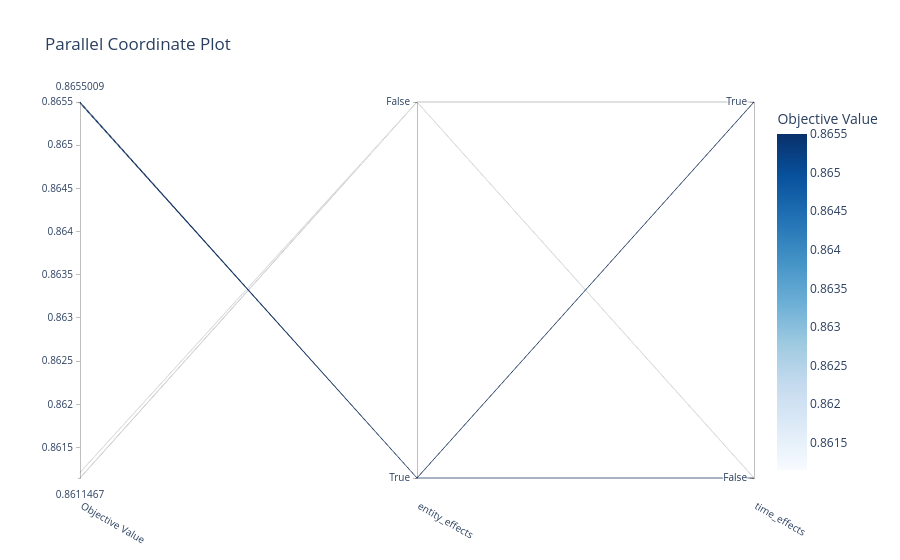

This figure's notebook cell:
### Code cell
optuna.visualization.plot_parallel_coordinate(study)

### Figure 1 — Plotly figure (JSON) as saved in the notebook; plotly's stock layout.template omitted (floating-point values rounded to 4 significant figures)
{"data": [{"dimensions": [{"label": "Objective Value", "range": [0.8611, 0.8655], "values": [0.8655, 0.8655, 0.8655, 0.8612, 0.8655, 0.8655, 0.8611, 0.8611, 0.8612, 0.8611, 0.8655, 0.8655, 0.8655, 0.8655, 0.8655, 0.8655, 0.8655, 0.8655, 0.8655, 0.8655]}, {"label": "entity_effects", "range": [0, 1], "ticktext": ["True", "False"], "tickvals": [0, 1], "values": [0, 0, 0, 1, 0, 0, 1, 1, 1, 1, 0, 0, 0, 0, 0, 0, 0, 0, 0, 0]}, {"label": "time_effects", "range": [0, 1], "ticktext": ["False", "True"], "tickvals": [0, 1], "values": [0, 0, 1, 0, 1, 1, 1, 1, 0, 1, 0, 0, 0, 0, 0, 0, 0, 0, 0, 0]}], "labelangle": 30, "labelside": "bottom", "line": {"color": [0.8655, 0.8655, 0.8655, 0.8612, 0.8655, 0.8655, 0.8611, 0.8611, 0.8612, 0.8611, 0.8655, 0.8655, 0.8655, 0.8655, 0.8655, 0.8655, 0.8655, 0.8655, 0.8655, 0.8655], "colorbar": {"title": {"text": "Objective Value"}}, "colorscale": [[0, "rgb(247,251,255)"], [0.125, "rgb(222,235,247)"], [0.25, "rgb(198,219,239)"], [0.375, "rgb(158,202,225)"], [0.5, "rgb(107,174,214)"], [0.625, "rgb(66,146,198)"], [0.75, "rgb(33,113,181)"], [0.875, "rgb(8,81,156)"], [1, "rgb(8,48,107)"]], "reversescale": false, "showscale": true}, "type": "parcoords"}], "layout": {"title": {"text": "Parallel Coordinate Plot"}}}
